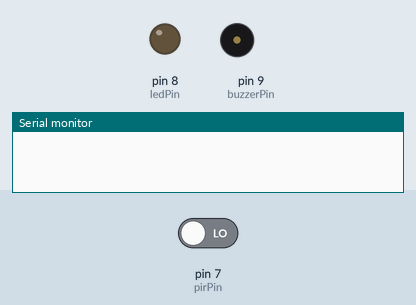
A sketch run on a simulated Arduino Uno, built with avr-gcc and run on an emulated ATmega328P. Shown: output pins drawn as LEDs (lit = HIGH), buzzer (waves = sounding, pin HIGH), the last lines printed to the serial monitor. The inputs (shaded band) are chosen by the test bench; at power-on: pin 7 (pirPin) LOW.

Above: at 1.2 s.
1.3 s: pin 7 (pirPin) driven HIGH
At 2.3 s:
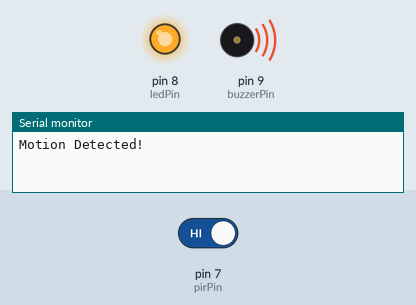
2.8 s: pin 7 (pirPin) driven LOW
At 3.8 s:
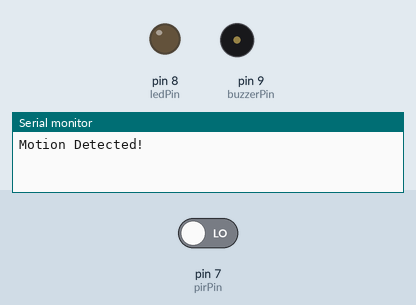
Timing chart, 0 to 5.8 s (numbered marks = the images above; inputs shaded):
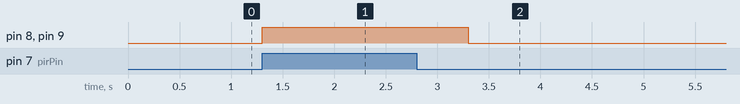

Measured:
- after the input at 1.3 s, pin 8 (ledPin), pin 9 (buzzerPin): LOW → HIGH at once
- after the input at 2.8 s, pin 8 (ledPin), pin 9 (buzzerPin): HIGH → LOW after 0.50 s

The sketch:

CA2.ino
```cpp
int pirPin = 7;
int ledPin = 8;
int buzzerPin = 9;

void setup() {
  pinMode(pirPin, INPUT);
  pinMode(ledPin, OUTPUT);
  pinMode(buzzerPin, OUTPUT);
  Serial.begin(9600);
}

void loop() {
  int motion = digitalRead(pirPin);
  if (motion == HIGH) {
    digitalWrite(ledPin, HIGH);
    digitalWrite(buzzerPin, HIGH);
    Serial.println("Motion Detected!");
    delay(2000);
  } else {
    digitalWrite(ledPin, LOW);
    digitalWrite(buzzerPin, LOW);
  }
}
```
